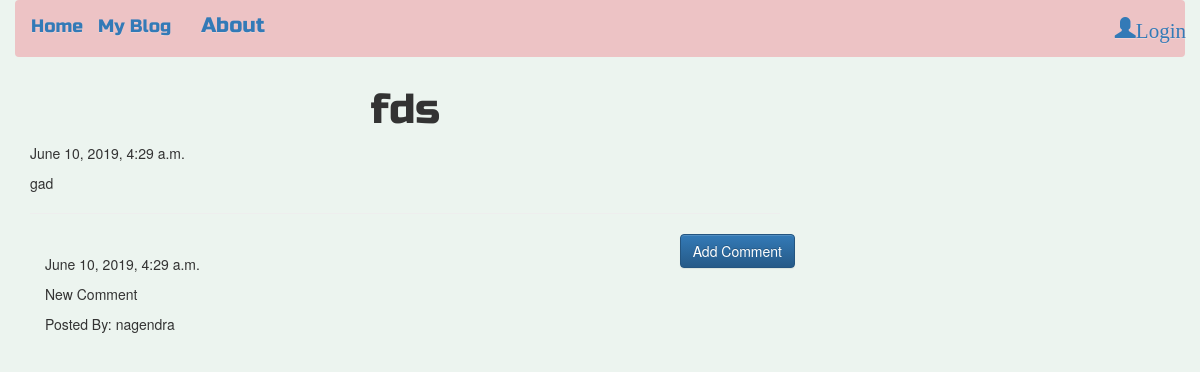
/blog/post/3/, run on the app's committed database.
### blog/models.py (models this page shows, shortened)
class Post(models.Model):
    author = models.ForeignKey('auth.User', on_delete=models.CASCADE)
    title = models.CharField(max_length=200)
    text = models.TextField()
    created_date = models.DateTimeField(default=timezone.now)
    published_date = models.DateTimeField(blank=True, null=True)

class Comment(models.Model):
    post = models.ForeignKey('blog.Post', related_name='comments', on_delete=models.CASCADE)
    author = models.CharField(max_length=200)
    text = models.TextField()
    created_date = models.DateTimeField(default=timezone.now)
    approved_comment = models.BooleanField(default=False)

### blog/views.py (the view)
# urls.py: url(r'^post/(?P<pk>\d+)/$', views.PostDetailView.as_view(), name='post_detail'),
class PostDetailView(DetailView):
    model = Post

### blog/templates/blog/post_detail.html (shortened to what this page needs)
<!DOCTYPE html>
{% extends "blog/blog_base.html" %}
{% block blog %}
    <h1 class="posttitle loader">{{post.title}}</h1>
    {% if post.published_date %}
        <div class="date_postdate">
            {{post.published_date}}
        </div>
    {% else %}
        <a class="btn btn-default" href="{% url 'blog:post_publish' pk=post.pk %}">Publish</a>
    {% endif %}
    <p class="postcontent">{{post.text|safe|linebreaksbr}}</p>
    <hr>
    <a class="btn btn-primary btn-comment" href="{% url 'blog:add_comment_to_post' pk=post.pk %}">Add Comment</a>
    <div class="container">
        {% for comment in post.comments.all %}
        <br>
            {% if user.is_authenticated or comment.approved_comment %}
                {{comment.created_date}}
                <p>{{comment.text|safe|linebreaks}}</p>
                <p>Posted By: {{comment.author}}</p>
            {% endif %}
            {% empty %}
            <p> No Comments! </p>
        {% endfor %}
    </div>
{% endblock %}

### static/simplesocial/css/master.css (style rules this page uses)
body { background-color : #ecf4ef; }
.posttitle { font-family: 'Russo One', sans-serif; font-size: 3em; text-align: center; }
.postcontent { font-family: 'Montserrat'; font-size: 1.5em; }
.btn-comment { position: absolute; right: 0px; }
.loader { filter:hue-rotate(0deg); color: linear-gradient(45deg,#0f8,#08f); animation:hue 5000ms infinite linear; }

### data on the page
Post: title "fds", published_date "June 10, 2019, 4:29 a.m.", text "gad"
Comment: created_date "June 10, 2019, 4:29 a.m.", text "New Comment", author "nagendra"
